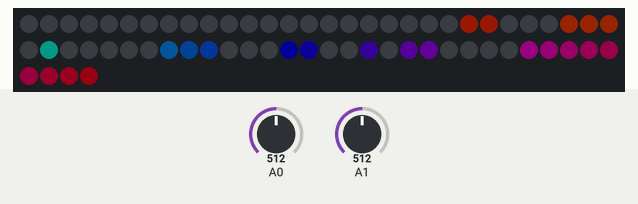
Simulated run of this sketch. Board: Teensy 3. On the bench: 64 RGB LEDs in strip order, left to right, continuing on the next row. Inputs (shaded band) come from the test bench; at power-on: A1 = 512, A0 = 512. Dim RGB values are drawn brighter than linear.

Above: at 1.28 s.
1.3 s: A1 set to 716
At 1.94 s:
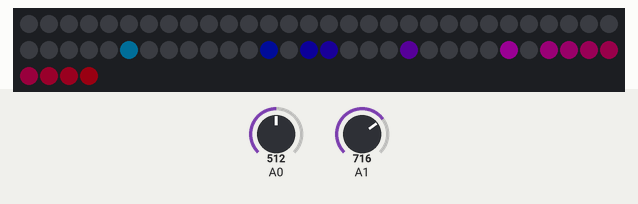
3.1 s: A1 set to 122
At 3.89 s:
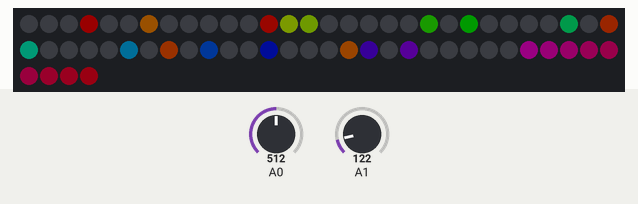
4.9 s: A1 set to 511
At 5.84 s:
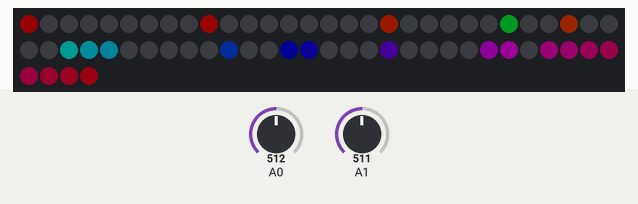
6.7 s: A1 set to 314
At 7.75 s:
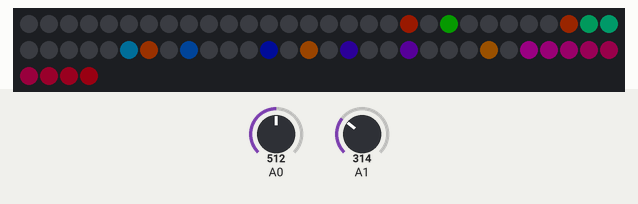
8.5 s: A1 set to 900
At 9.73 s:
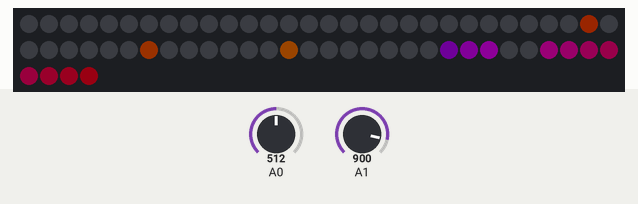
10.3 s: A0 set to 900
At 10.7 s:
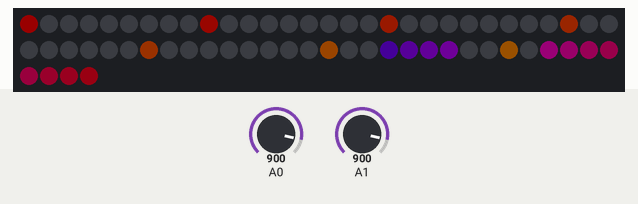

Measured:
- after the input at 1.3 s, the LEDs: first change at once (image 1 shows a later state)
- after the input at 3.1 s, the LEDs: first change after 0.08 s (image 2 shows a later state)
- after the input at 4.9 s, the LEDs: first change at once (image 3 shows a later state)
- after the input at 6.7 s, the LEDs: first change after 0.06 s (image 4 shows a later state)
- after the input at 8.5 s, the LEDs: first change at once (image 5 shows a later state)
- after the input at 10.3 s, the LEDs: first change after 0.05 s (image 6 shows a later state)

The sketch:

Class_3-Lines_and_shapes_with_functions_with_dance.ino
```cpp
// Using LFOs to animate the lines and shapes


//This first block is all copy-paste and can be left alone except for brightness it just sets up the library

//led biz begin
#include <WS2812Serial.h>
//we'll be using the Teensy audio library and it doesn't play nicely with neopixels.h or fastled
// so Paul of PJRC made this much more efficient version
const int num_of_leds = 64;
const int pin = 5; // only these pins can be used on the Teensy 3.2:  1, 5, 8, 10, 31
byte drawingMemory[num_of_leds * 3];       //  3 bytes per LED
DMAMEM byte displayMemory[num_of_leds * 12]; // 12 bytes per LED
WS2812Serial leds(num_of_leds, displayMemory, drawingMemory, pin, WS2812_GRB);

//1.0 is VERY bright if you're powering it off of 5V
// this needs to be declared and set to something >0 for the LEDs to work
float max_brightness = 0.1;
//led biz end

unsigned long current_time;
unsigned long prev[8]; //array of 8 variables named "prev"
int shift;
float set_hue;
int xy_sel;
int xy_count;
int x_pot;
int y_pot;
int lfo[4];
int lfo_latch[4];

void setup() {
  leds.begin(); //must be done in setup for the LEDs to work.
  analogReadAveraging(64);  //smooth the readings so they jump around less
}

void loop() {
  current_time = millis();

  if (current_time - prev[2] > 324) {
    prev[2] = current_time;

    if (lfo_latch[1] == 1) {
      lfo[1] ++; //lfo[0]=lfo[0]+2;
    }
    if (lfo_latch[1] == 0) {
      lfo[1] --; //lfo[0]=lfo[0]-1;
    }
    if (lfo[1] < 0) {
      lfo[1] = 0;
      lfo_latch[1] = 1;
    }
    if (lfo[1] > 7) {
      lfo[1] = 7;
      lfo_latch[1] = 0;
    }

  }

  if (current_time - prev[1] > 50) {
    prev[1] = current_time;

    if (lfo_latch[0] == 1) {
      lfo[0] ++; //lfo[0]=lfo[0]+2;
    }
    if (lfo_latch[0] == 0) {
      lfo[0] --; //lfo[0]=lfo[0]-1;
    }
    if (lfo[0] < 0) {
      lfo[0] = 0;
      lfo_latch[0] = 1;
    }
    if (lfo[0] > 7) {
      lfo[0] = 7;
      lfo_latch[0] = 0;
    }

  }

  if (current_time - prev[0] > 33) { //33 millis is about 30Hz, aka fps
    prev[0] = millis();

    //its better to not put analogRead in the "bottom" of the loop
    // reading it more slowly will give less noise and we only need
    // to update it when we'd see the change it causes anyway

    x_pot = map(analogRead(A0), 0, 1023, 0, 7); //map to just 0-7 to select the column...
    y_pot = map(analogRead(A1), 0, 1023, 0, 7); //..and row
    xy_sel = x_pot + (y_pot * 8); //both of these are combined to set the exact pixel from 0-63
    //Serial.println(xy_sel);

    //x_count goes from 0-7 and so does y_count but since we have it arranged
    // with one for loop inside another we get x_count=0 for y_count from 0-7,
    // then x_count=1 for y_count from 0-7 and so on
    // this way we can more easily deal with the two dimensional LED array

    for ( int x_count = 0; x_count < 8; x_count++) {
      for ( int y_count = 0; y_count < 8; y_count++) {
        xy_count = x_count + (y_count * 8); //goes from 0-63

        set_pixel(xy_count, 0, 0, 0); // turn everything off. otherwise the last "frame" swill still show

        if (1) {
          // Will return a 1 if there is a line at that point devined by the parameters
          // maskLine(pixel selected, First x, first y, destination x, destination y)
          if (maskLine(xy_count, x_pot, y_pot, lfo[0], lfo[1])) {
            set_pixel(xy_count, y_count / 64.0 , 1, 1);
          }
        }

        if (1) {
          //Make a triangle from three points
          if (maskTriangle(xy_count, lfo[0], y_pot, 7, 7,  0, 7)) {
            set_pixel(xy_count, xy_count / 64.0 , 1, 1);
          }
        }

        if (0) {
          //make a four lines based on four points
          if (maskPolygon(xy_count, 1 + x_pot, 1 + y_pot,  6 - x_pot, 1 - y_pot,  6 + x_pot, 6 + y_pot,  1 - x_pot, 6 - y_pot)) {
            set_pixel(xy_count, xy_count / 64.0 , 1, 1);
          }
        }
      }
    }//xy fors done

    leds.show(); // after we've set what we want all the LEDs to be we send the data out through this function
  }//timing if over

} //loop over


//This function is a little different than you might see in other libraries but it works pretty similar
// instead of 0-255 you see in other libraries this is all 0-1.0
// you can copy this to the bottom of any code as long as the declarations at the top in "led biz" are done

//set_pixel_HSV(led to change, hue,saturation,value aka brightness)
// led to change is 0-63
// all other are 0.0 to 1.0
// hue - 0 is red, then through the ROYGBIV to 1.0 as red again
// saturation - 0 is fully white, 1 is fully colored.
// value - 0 is off, 1 is the value set by max_brightness
// (it's not called brightness since, unlike in photoshop, we're going from black to fully lit up

//based on https://stackoverflow.com/questions/3018313/algorithm-to-convert-rgb-to-hsv-and-hsv-to-rgb-in-range-0-255-for-both

void set_pixel(int pixel, float fh, float fs, float fv) {
  byte RedLight;
  byte GreenLight;
  byte BlueLight;

  byte h = fh * 255;
  byte s = fs * 255;
  byte v = fv * max_brightness * 255;

  h = (h * 192) / 256;  // 0..191
  unsigned int i = h / 32;   // We want a value of 0 thru 5
  unsigned int f = (h % 32) * 8;   // 'fractional' part of 'i' 0..248 in jumps

  unsigned int sInv = 255 - s;  // 0 -> 0xff, 0xff -> 0
  unsigned int fInv = 255 - f;  // 0 -> 0xff, 0xff -> 0
  byte pv = v * sInv / 256;  // pv will be in range 0 - 255
  byte qv = v * (256 - s * f / 256) / 256;
  byte tv = v * (256 - s * fInv / 256) / 256;

  switch (i) {
    case 0:
      RedLight = v;
      GreenLight = tv;
      BlueLight = pv;
      break;
    case 1:
      RedLight = qv;
      GreenLight = v;
      BlueLight = pv;
      break;
    case 2:
      RedLight = pv;
      GreenLight = v;
      BlueLight = tv;
      break;
    case 3:
      RedLight = pv;
      GreenLight = qv;
      BlueLight = v;
      break;
    case 4:
      RedLight = tv;
      GreenLight = pv;
      BlueLight = v;
      break;
    case 5:
      RedLight = v;
      GreenLight = pv;
      BlueLight = qv;
      break;
  }
  leds.setPixelColor(pixel, RedLight, GreenLight, BlueLight);
}

#ifndef _swap_int16_t
#define _swap_int16_t(a, b)                                                    \
  {                                                                            \
    int16_t t = a;                                                             \
    a = b;                                                                     \
    b = t;                                                                     \
  }
#endif

// Will return a 1 if there is a line at that point devined by the parameters
// maskLine(pixel selected, First x, first y, destination x, destinationy)
// based on https://github.com/adafruit/Adafruit-GFX-Library/blob/0b6068e833b050fa83ed90558c54f3389d26bc5b/Adafruit_GFX.cpp#L132

byte maskLine(int16_t sel, int16_t x0, int16_t y0, int16_t x1, int16_t y1) {
  byte pixels[64];
  x0 = constrain(x0, 0, 7);
  x1 = constrain(x1, 0, 7);
  y0 = constrain(y0, 0, 7);
  y1 = constrain(y1, 0, 7);
  pixels[sel] = 0;

  int16_t steep = abs(y1 - y0) > abs(x1 - x0);
  if (steep) {
    _swap_int16_t(x0, y0);
    _swap_int16_t(x1, y1);
  }

  if (x0 > x1) {
    _swap_int16_t(x0, x1);
    _swap_int16_t(y0, y1);
  }

  int16_t dx, dy;
  dx = x1 - x0;
  dy = abs(y1 - y0);

  int16_t err = dx >> 1;
  int16_t ystep;

  if (y0 < y1) {
    ystep = 1;
  } else {
    ystep = -1;
  }

  for (; x0 <= x1; x0++) {
    if (steep) {
      int xyc = y0 + (x0 << 3);
      //writePixel(y0, x0, color);
      pixels[xyc] = 1;
      //return xyc;
      //set_pixel(xyc, 0, 0, 1);
    } else {
      int xyc = x0 + (y0 << 3);
      //return xyc;
      pixels[xyc] = 1;
      //set_pixel(xyc, 0, 0, 1);
      //writePixel(x0, y0, color);
    }
    err -= dy;
    if (err < 0) {
      y0 += ystep;
      err += dx;
    }
  }

  if (pixels[sel] == 1) {
    return 1;
  }
  else {
    return 0;
  }

}
//three lines using three pairs of points. returns a 1 if the pixel select is on the triangles lines
//  maskTriangle(pixel selected, x0, y0, x1,y1,x2,y2) {
//  You can enable fill but right now it takes too long to up;date fater than 10fps
byte maskTriangle(int sel, int16_t x0, int16_t y0, int16_t x1, int16_t y1, int16_t x2, int16_t y2) {
  byte p[64];
  byte a = maskLine(sel, x0, y0, x1,  y1);
  byte b = maskLine(sel, x1, y1, x2,  y2);
  byte c = maskLine(sel, x2, y2, x0,  y0);
  byte f = a + b + c;
  p[sel] = 0;
  if (f > 0) {
    p[sel] = 1;
  }

  byte pr, r;
  int open1 = 0;
  int close1 = 0;

  if (0) { //enable for fill.  this takes like 70ms to do so can't update at 30 fps
    for (byte xx = 0; xx < 8; xx++) {
      for (byte j = 0; j < 8; j++) {
        byte cs = xx + (j << 3);
        byte a = maskLine(cs, x0, y0, x1,  y1);
        byte b = maskLine(cs, x1, y1, x2,  y2);
        byte c = maskLine(cs, x2, y2, x0,  y0);
        byte f = a + b + c;
        p[cs] = 0;
        if (f > 0) {
          p[cs] = 1;
        }
      }
      for (byte yy = 1; yy < 8; yy++) {

        int cxy = xx + (yy * 8);
        int pxy = (xx) + ((yy - 1) * 8);
        if (p[pxy] > 0 && p[cxy] == 0) {
          open1 = yy;
          //Serial.print(" !");          Serial.println(open1);
        }
        if (open1 > 0) {
          if (p[pxy] == 0 && p[cxy] > 0) {
            close1 = yy;
          }

        }
        if (close1 > 0 && open1 < close1) {
          for (int yf = open1; yf < close1; yf++) {
            p[xx + (yf * 8)] = 1;
          }
        }
      }
    }
  }

  if (p[sel] > 0) {
    return 1;
  }
  else {
    return 0;
  }
}

//four lines using four pairs of points. returns a 1 if the pixel select is on the triangles lines
//  maskRectangle(pixel selected, x0, y0, x1,y1,x2,y2,x3,y3) {

byte maskPolygon(int sel, int16_t x0, int16_t y0, int16_t x1, int16_t y1, int16_t x2, int16_t y2, int16_t x3, int16_t y3) {
  byte p[64];
  byte a = maskLine(sel, x0, y0, x1,  y1);
  byte b = maskLine(sel, x1, y1, x2,  y2);
  byte c = maskLine(sel, x2, y2, x3,  y3);
  byte d = maskLine(sel, x3, y3, x0,  y0);
  byte f = a + b + c + d;
  p[sel] = 0;
  if (f > 0) {
    p[sel] = 1;
  }

  if (p[sel] > 0) {
    return 1;
  }
  else {
    return 0;
  }
}
```
